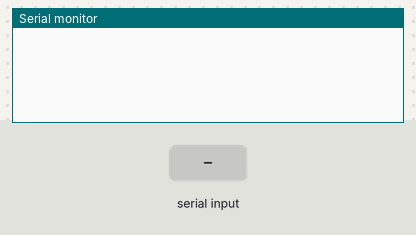
Simulated run of this sketch. Board: Arduino Uno, built with avr-gcc and run on an emulated ATmega328P. On the bench: the last lines printed to the serial monitor. Inputs (shaded band) come from the test bench.

Above: at 1.2 s.
1.3 s: "1" received over Serial
At 2.0 s:
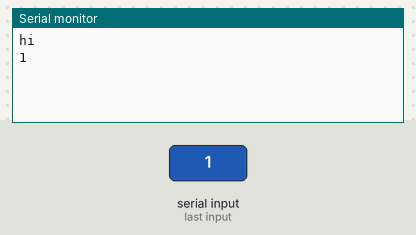
2.8 s: "0" received over Serial
At 3.2 s:
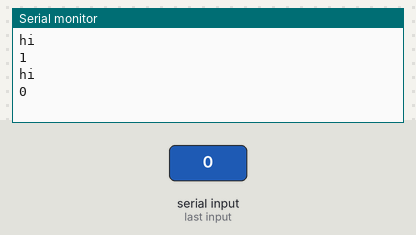
4.3 s: "2" received over Serial
At 5.5 s:
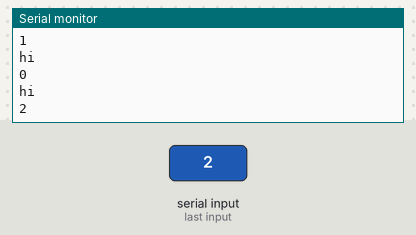

Measured:
- after the input at 1.3 s, the serial monitor: prints a new line at once (image 1)
- after the input at 2.8 s, the serial monitor: prints a new line at once (image 2)
- after the input at 4.3 s, the serial monitor: prints a new line at once (image 3)

The sketch:

workingArduinoPiCommunication.ino
```cpp
void setup() {
  Serial.begin(9600);     // opens serial port, sets data rate to 9600 bps
}

void loop() {

//  Serial.println("hi");

  // send data only when you receive data:
  if (Serial.available() > 0) {
    //sendMsg(readMsg());
    Serial.println("hi");
    sendMsg(readMsg());
  }
}

String readMsg(){
  String msg = "";
  char c = Serial.read();
  msg += c;/*
  c = Serial.read();
  msg += c;
  c = Serial.read();
  msg += c;
  c = Serial.read();
  msg += c;*/
  return msg;
}

void sendMsg(String msg) {
  Serial.println(msg);
}
```
